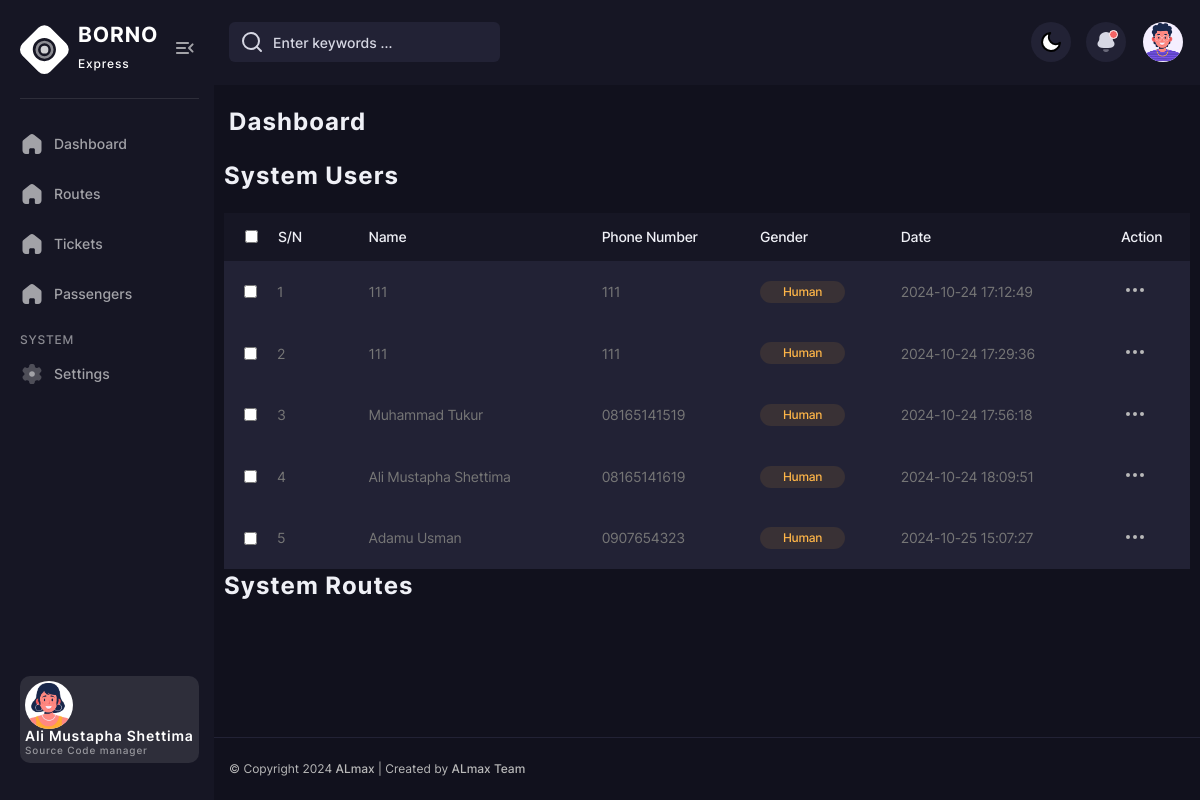
Page /dashboard.php on the committed database.
### tables this page shows
CREATE TABLE `passengers` (
  `id` bigint(20) NOT NULL,
  `name` varchar(222) NOT NULL,
  `created_at` timestamp NOT NULL DEFAULT current_timestamp(),
  `updated_at` timestamp NOT NULL DEFAULT current_timestamp(),
  `deleted_at` timestamp NULL DEFAULT NULL,
  `age` varchar(222) DEFAULT '18',
  `gender` varchar(222) NOT NULL,
  `phone_number` varchar(222) NOT NULL,
  `emergency_number` varchar(222) NOT NULL,
  `first_contact_number` varchar(222) DEFAULT NULL,
  `ticket_id` varchar(222) NOT NULL,
  `address` text DEFAULT NULL
);

### database/Database.php (called while the page is built, shortened)
<?php
class database
{
    private $host = "127.0.0.1";
    private $db_name = "borno_express";
    private $username = "root";
    private $password = "";
    public function getConnection()
    {
        $this->conn = null;
        try {
            $this->conn =  mysqli_connect($this->host, $this->username, $this->password, $this->db_name);
        } catch (Exception $e) {
            die("Database connection error: " . $e->getMessage());
        }
        return $this->conn;
    }
}

### app/models/Passenger.php (called while the page is built, shortened)
<?php
class Passenger {
    private $conn;
    public function __construct($db) {
        $this->conn = $db;
    }
    public function read() {
        $query = "SELECT * FROM passengers WHERE deleted_at IS NULL";
        $stmt = $this->conn->prepare($query);
        $stmt->execute();
        return $stmt->get_result();
    }
}
?>

### components/dashboard/index.php (the view, shortened to what this page needs)
          <div class="col-12">
            <div class="users-table table-wrapper">
            <h1 class="main-title">System Users</h1>
              <table class="posts-table">
                <thead>
                  <tr class="users-table-info">
                    <th>
                      <label class="users-table__checkbox ms-20">
                        <input type="checkbox" class="check-all">S/N
                      </label>
                    </th>
                    <th>Name</th>
                    <th>Phone Number</th>
                    <th>Gender</th>
                    <th>Date</th>
                    <th>Action</th>
                  </tr>
                </thead>
                <tbody>
                  <?php
require_once __DIR__ . '/../../app/models/Passenger.php';
require_once __DIR__ . '/../../database/Database.php';
$database = new Database;
$Passenger = new Passenger($database->getConnection());
$passengers = $Passenger->read();
$count = 0;
foreach($passengers as $user){
  echo '<tr>';
  echo '  <td>';
  echo '    <label class="users-table__checkbox">';
  echo '      <input type="checkbox" class="check">';
  echo '      <div class="categories-table-img">';
  echo ++$count;
  echo '      </div>';
  echo '    </label>';
  echo '  </td>';
  echo '  <td>' . htmlspecialchars($user['name']) . '</td>';
  echo '  <td>';
  echo '    <div class="pages-table-img">';
  echo '      ' . htmlspecialchars($user['phone_number']);
  echo '    </div>';
  echo '  </td>';
  echo '  <td><span class="badge-pending">' . htmlspecialchars($user['gender']) . '</span></td>';
  echo '  <td>' . htmlspecialchars($user['created_at']) . '</td>';
  echo '  <td>';
  echo '    <span class="p-relative">';
  echo '      <button class="dropdown-btn transparent-btn" type="button" title="More info">';
  echo '        <i data-feather="more-horizontal" aria-hidden="true"></i>';
  echo '      </button>';
  echo '    </span>';
  echo '  </td>';
  echo '</tr>';
}
?>
                </tbody>
              </table>
            <h1 class="main-title">System Routes</h1>
            </div>

### rows in the picture
passengers: name "111", phone_number "111", gender "Human", created_at "2024-10-24 17:12:49"
passengers: name "111", phone_number "111", gender "Human", created_at "2024-10-24 17:29:36"
passengers: name "Muhammad Tukur", phone_number "08165141519", gender "Human", created_at "2024-10-24 17:56:18"
passengers: name "Ali Mustapha Shettima", phone_number "08165141619", gender "Human", created_at "2024-10-24 18:09:51"
passengers: name "Adamu Usman", phone_number "0907654323", gender "Human", created_at "2024-10-25 15:07:27"
